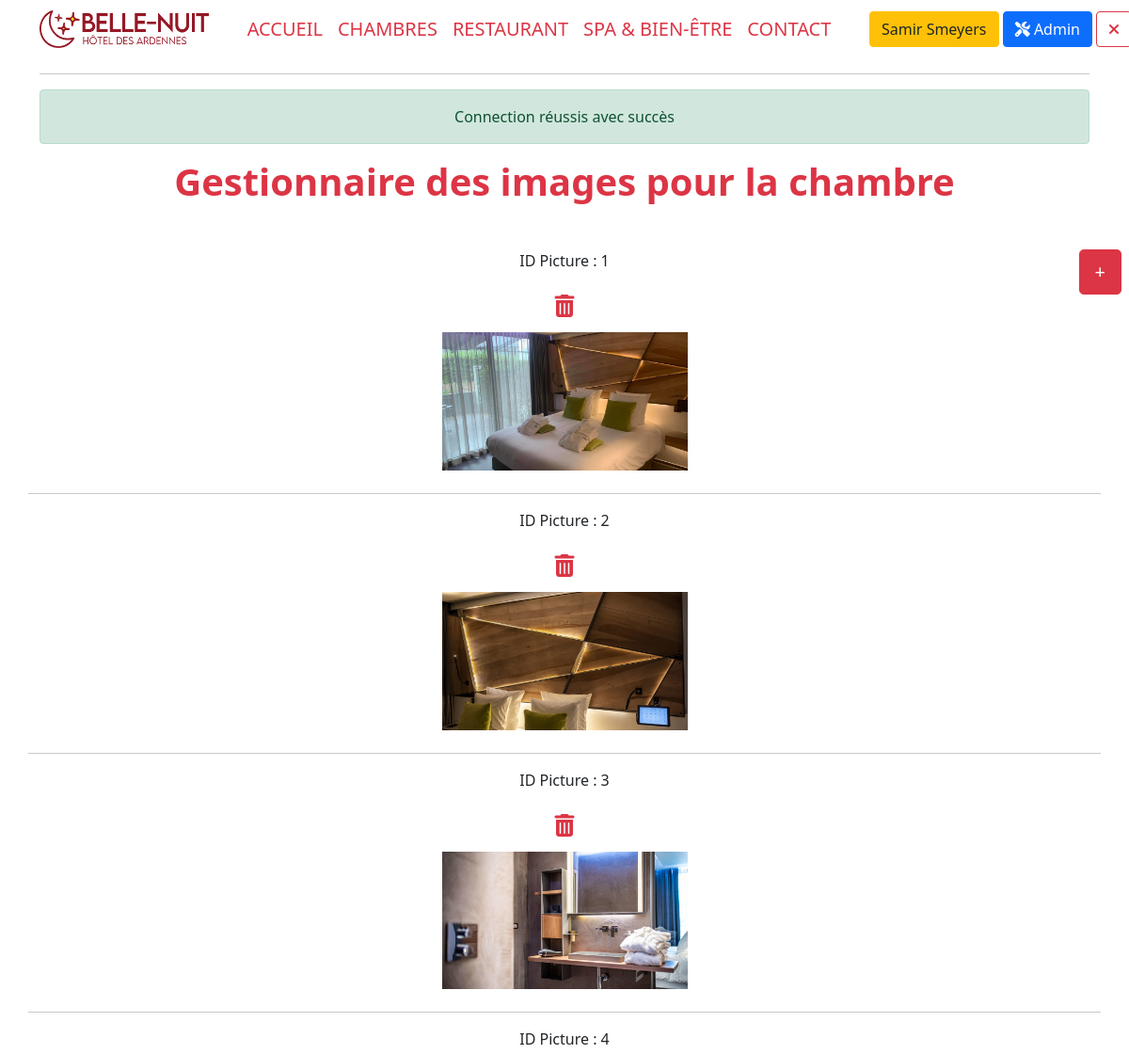
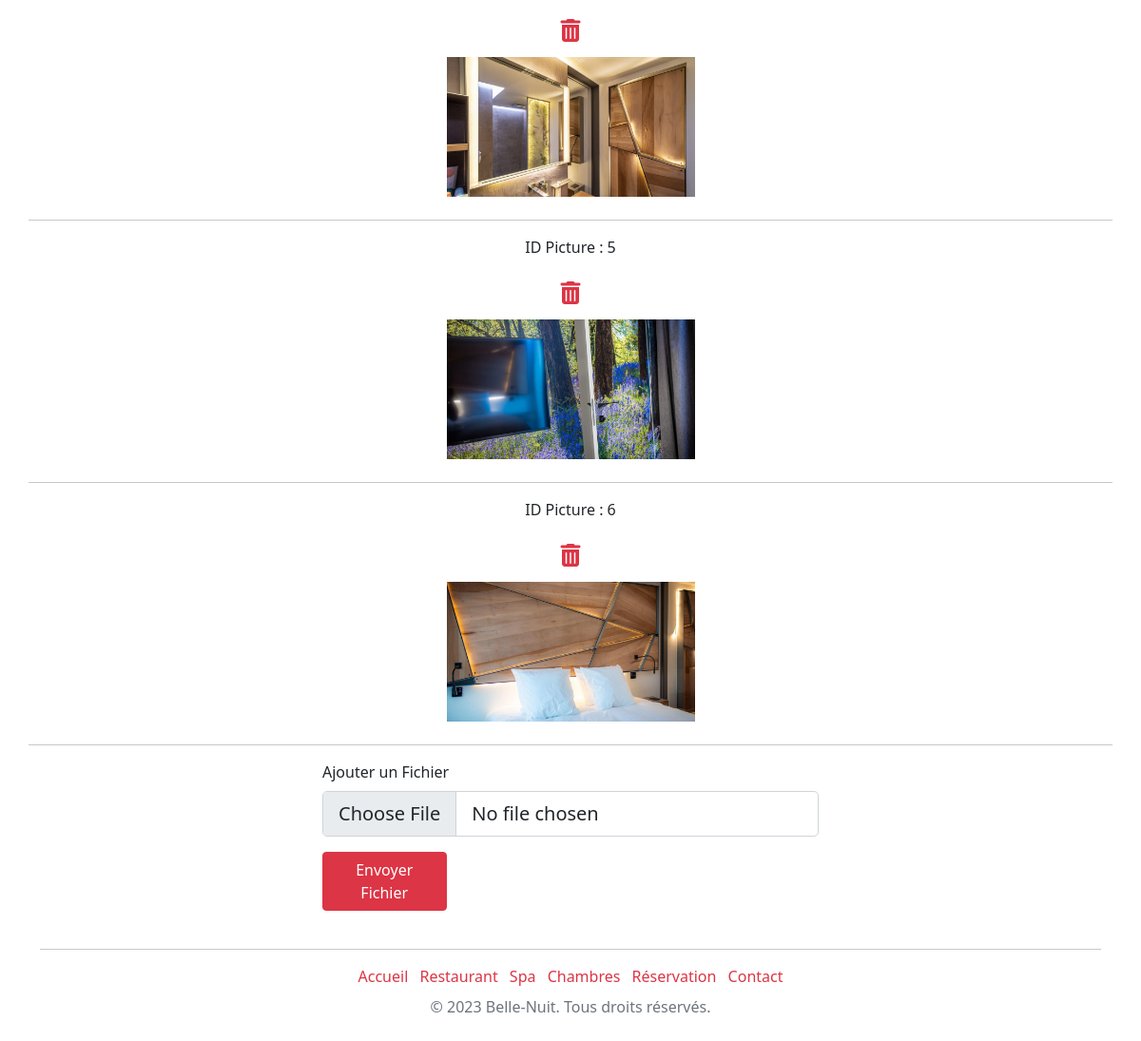
Screenshot of /adminManagerBedPicture&idEditBed=1 (signed in) with the database file from the repository (2 pictures, top to bottom).
### tables this page shows
CREATE TABLE `picture` (
  `picture_id` int(11) NOT NULL,
  `picture_name` varchar(50) NOT NULL,
  `picture_url` varchar(100) NOT NULL,
  `picture_description` text NOT NULL
);

### models/Model.class.php (called while the page is built, shortened)
<?php
abstract class Model{
    private static $pdo;
    private static function setBdd(){
        self::$pdo = new PDO("mysql:host=localhost;dbname=hotel;charset=utf8", "root", "");
        self::$pdo->setAttribute(PDO::ATTR_ERRMODE, PDO::ERRMODE_WARNING);
    }
    protected function getBdd(){
        return self::$pdo;
    }
}

### models/FrontManager.model.php (called while the page is built, shortened)
<?php
require_once("Model.class.php");
class FrontManager extends Model
{
    public function getImagesBedroom($idBedroom)
    {
        $stmt = $this->getBdd()->prepare('
        SELECT p.picture_id,picture_name,picture_url,picture_description
        FROM picture p
        INNER JOIN gallery g on p.picture_id = g.id_picture
        INNER JOIN bedroom b on b.bedroom_id = g.id_bedroom
        WHERE b.bedroom_id = :idBedroom;');
        $stmt->bindValue(':idBedroom', $idBedroom);
        $stmt->execute();
        $images = $stmt->fetchAll(PDO::FETCH_ASSOC);
        return $images;
    }
}

### views/main/back/adminManagerBedPicture.view.php (the view)
<h1 class='text-center my-3 text-danger fw-bolder mb-5'>Gestionnaire des images pour la chambre </h1>
<a href="#addPic"><button class="btn btn-danger btn-lg position-fixed top-1 end-0 me-2" name="btnRegistration">+</button></a>
<div class="row justify-content-center">
    <?php
    foreach ($imagesBedroom as $key => $image) {
        echo '
                <p class="text-center"> ID Picture : ' . $image["picture_id"] . '</p>
                <a href="DeletePicture&delIdPicture=' . $image['picture_id'] . '" onClick="return confirm(\'Voulez-vous supprimer la photo ?\')" class="text-danger text-center mb-3 mt-1"><i class="fa-solid fa-xl fa-trash-can mt-3"></i></a>
                <img src="' . $image["picture_url"] . '" alt="' . $image["picture_description"] . '" class="w-25 text-center mb-2 mb-md-4 shadow-1-strong rounded" >
                <hr>';
    }
    ?>
    <div class="row w-50 " id="addPic">
        <form method="post" enctype="multipart/form-data">
            <label for="formFileLg" class="form-label">Ajouter un Fichier</label>
            <input class="form-control form-control-lg" id="formFileLg"  name="image" type="file">
            <button class=" w-25 mt-3 btn btn-danger" type="submit" name="btnAddPic">Envoyer Fichier</button>
        </form>
    </div>
</div>

### rows the page displays
picture: picture_id "1", picture_url (picture)
picture: picture_id "2", picture_url (picture)
picture: picture_id "3", picture_url (picture)
picture: picture_id "4", picture_url (picture)
picture: picture_id "5", picture_url (picture)
picture: picture_id "6", picture_url (picture)

### other values shown
$_SESSION["surname"] "Samir"
$_SESSION["name"] "Smeyers"
$_SESSION['alert']['message'] "Connection réussis avec succès"
